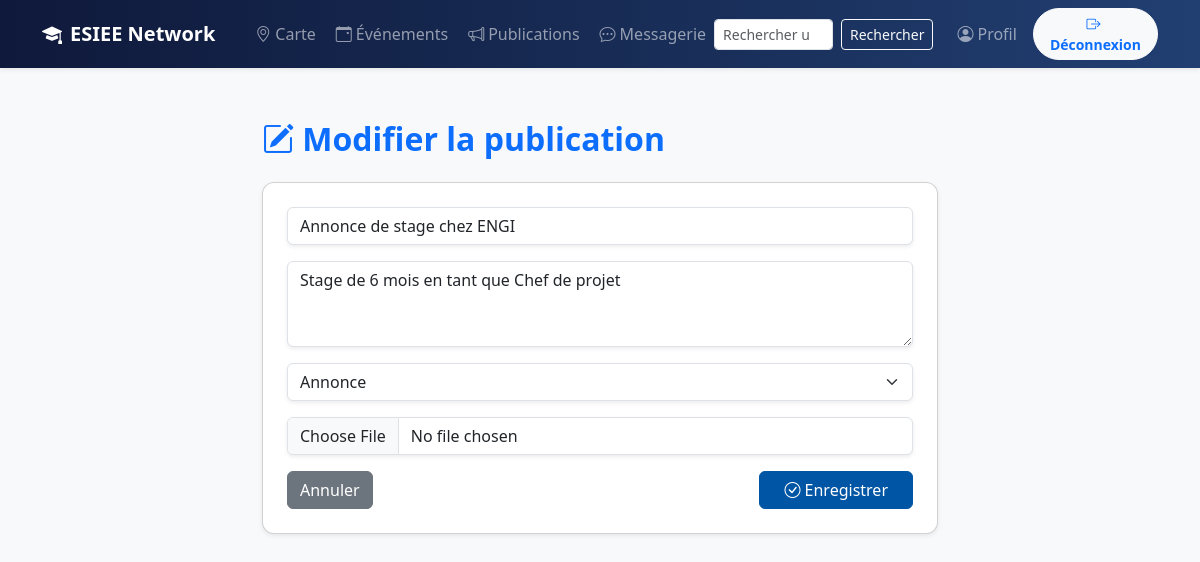
The page /posts/edit/13/ (signed in) on the database its author committed.
### posts/models.py (models this page shows, shortened)
class Post(models.Model):
    POST_TYPES = [
        ('help', ' Demande d’aide'),
        ('event', ' Événement'),
        ('announcement', ' Annonce'),
        ('lost', ' Objet perdu/trouvé'),
        ('other', ' Autre'),
    ]
    author = models.ForeignKey(User, on_delete=models.CASCADE)
    title = models.CharField(max_length=100)
    content = models.TextField()
    post_type = models.CharField(max_length=20, choices=POST_TYPES, default='other')
    image = models.ImageField(upload_to='posts/', blank=True, null=True)
    created_at = models.DateTimeField(auto_now_add=True)

### posts/views.py (the view)
# urls.py: path('edit/<int:post_id>/', views.edit_post, name='edit_post'),
@login_required
def edit_post(request, post_id):
    post = get_object_or_404(Post, id=post_id)
    if post.author != request.user:
        return redirect('posts:posts_list')
    form = PostForm(request.POST or None, request.FILES or None, instance=post)
    if form.is_valid():
        form.save()
        return redirect('posts:posts_list')
    return render(request, 'posts/edit_post.html', {'form': form, 'post': post})

### posts/forms.py
class PostForm(forms.ModelForm):
    class Meta:
        model = Post
        fields = ['title', 'content', 'post_type', 'image']
        widgets = {
            'title': forms.TextInput(attrs={
                'class': 'form-control shadow-sm',
                'placeholder': 'Titre de la publication',
            }),
            'content': forms.Textarea(attrs={
                'class': 'form-control shadow-sm',
                'placeholder': 'Exprime-toi ici...',
                'rows': 3,
            }),
            'post_type': forms.Select(attrs={
                'class': 'form-select shadow-sm type-select'
            }),
            'image': forms.ClearableFileInput(attrs={
                'class': 'form-control shadow-sm'
            }),
        }

### templates/posts/edit_post.html (shortened to what this page needs)
{% extends 'base.html' %}
{% load static %}
{% block content %}
<div class="container mt-4" style="max-width:700px;">
  <h2 class="text-primary mb-4 fw-bold">
    <i class="bi bi-pencil-square"></i> Modifier la publication
  </h2>
  <div class="card shadow-sm p-4">
    <form method="post" enctype="multipart/form-data">
      <div class="mb-3">{{ form.title }}</div>
      <div class="mb-3">{{ form.content }}</div>
      <div class="mb-3">{{ form.post_type }}</div>
      <div class="mb-3">{{ form.image }}</div>
      <div class="d-flex justify-content-between">
        <a href="{% url 'posts:posts_list' %}" class="btn btn-secondary">
          Annuler
        </a>
        <button type="submit" class="btn btn-primary px-4">
          <i class="bi bi-check-circle"></i> Enregistrer
        </button>
      </div>
    </form>
  </div>
</div>
{% endblock %}

### static/style.css (style rules this page uses)
:root { --esiee-blue:#0055A4; --esiee-blue-dark:#003d7a; --esiee-light:#f8f9fb; --esiee-gray:#6c757d; }
body { background:var(--esiee-light); }
.btn-primary { background:var(--esiee-blue);border-color:var(--esiee-blue); }
a { color:var(--esiee-blue); }
.card { border-radius:12px; }

### templates/base.html (style rules this page uses)
body { padding-top: 72px; }

### rows shown on the page
Post: title "Annonce de stage chez ENGI", content "Stage de 6 mois en tant que Chef de projet", post_type "Annonce"
